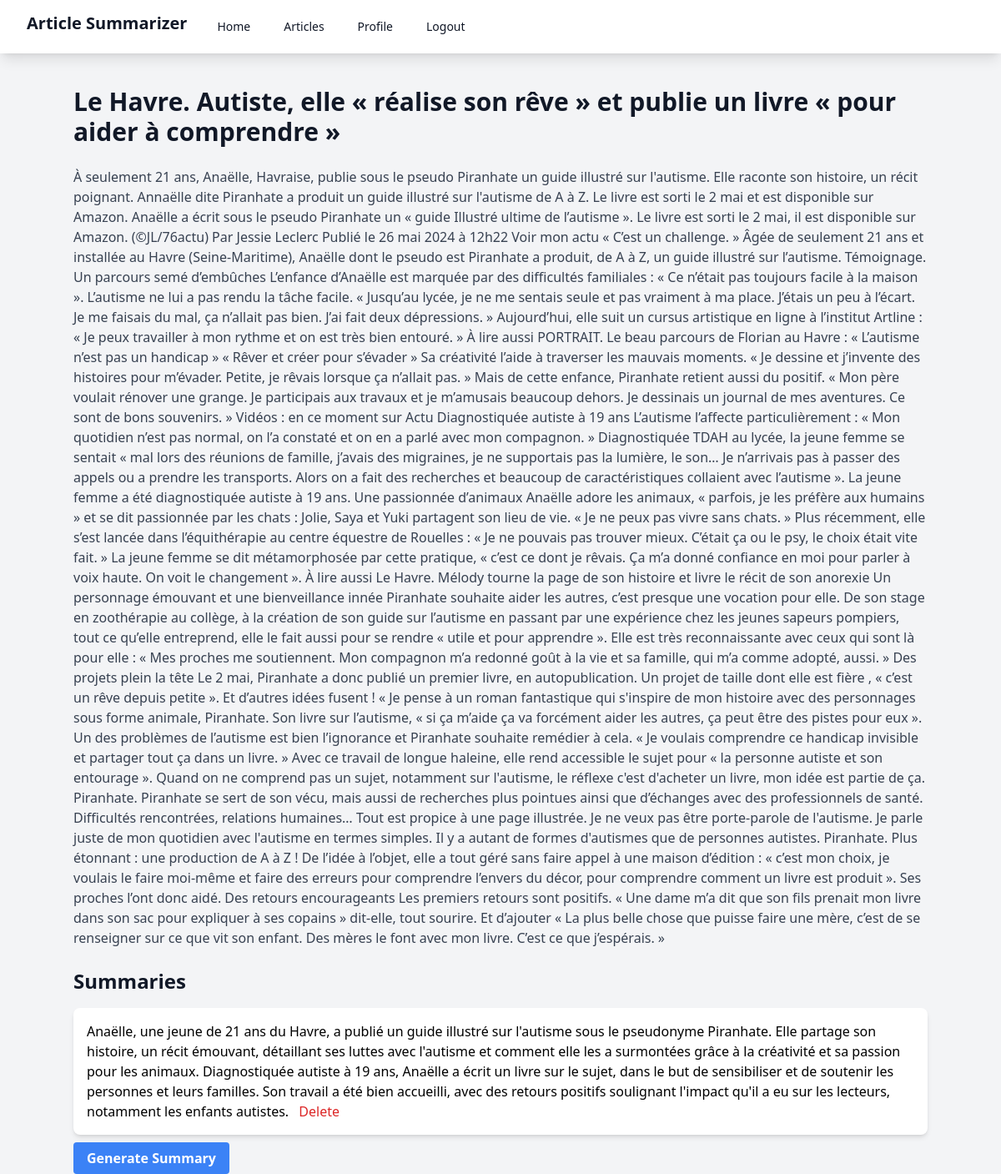
/article/4/ (signed in), run on the app's committed database.
### summarizer/models.py (models this page shows, shortened)
class Article(models.Model):
    title = models.CharField(max_length=200)
    content = models.TextField()
    user = models.ForeignKey(User, on_delete=models.CASCADE)
    created_at = models.DateTimeField(auto_now_add=True)
    category = models.ForeignKey(Category, on_delete=models.SET_NULL, null=True, blank=True)

class Summary(models.Model):
    article = models.ForeignKey(Article, on_delete=models.CASCADE, related_name='summaries')
    summary_text = models.TextField()
    created_at = models.DateTimeField(auto_now_add=True)

### summarizer/views.py (the view)
# urls.py: path('article/<int:pk>/', views.article_detail, name='article_detail'),
@login_required
def article_detail(request, pk):
    article = get_object_or_404(Article, pk=pk)
    return render(request, 'summarizer/article_detail.html', {'article': article})

### summarizer/templates/summarizer/article_detail.html (shortened to what this page needs)
{% extends 'summarizer/base.html' %}
{% block content %}
    <h1 class="text-3xl font-bold mb-6 text-gray-900">{{ article.title }}</h1>
    <p class="text-gray-700 mb-6">{{ article.content }}</p>
    <h2 class="text-2xl font-semibold mb-4 text-gray-900">Summaries</h2>
    <ul class="space-y-4 mb-4">
    {% for summary in article.summaries.all %}
        <li class="bg-white shadow-md rounded-lg p-4">
            {{ summary.summary_text }}
            <form action="{% url 'delete_summary' article.pk summary.pk %}" method="post" class="inline">
                <button type="submit" class="ml-2 text-red-600 hover:text-red-900">Delete</button>
            </form>
        </li>
    {% endfor %}
    </ul>
    <a href="{% url 'generate_summary' article.pk %}" class="bg-blue-500 hover:bg-blue-700 text-white font-bold py-2 px-4 rounded">Generate Summary</a>
{% endblock %}

### data on the page
Article: title "Le Havre. Autiste, elle « réalise son rêve » et publie un livre « pour aider à comprendre »", content "À seulement 21 ans, Anaëlle, Havraise, publie sous le pseudo Piranhate un guide illustré sur l'autisme. Elle raconte son histoire, un récit poignant. Annaëlle dite Piranhate a produit un guide illustré sur l'autisme de A à Z. Le livre est sorti le 2 mai et est disponible sur Amazon. Anaëlle a écrit sous le pseudo Piranhate un « guide Illustré ultime de l’autisme ». Le livre est sorti le 2 mai, il est disponible sur Amazon. (©JL/76actu) Par Jessie Leclerc Publié le 26 mai 2024 à 12h22 Voir mon actu « C’est un challenge. » Âgée de seulement 21 ans et installée au Havre (Seine-Maritime), Anaëlle dont le pseudo est Piranhate a produit, de A à Z, un guide illustré sur l’autisme. Témoignage. Un…"
Summary: summary_text "Anaëlle, une jeune de 21 ans du Havre, a publié un guide illustré sur l'autisme sous le pseudonyme Piranhate. Elle partage son histoire, un récit émouvant, détaillant ses luttes avec l'autisme et comment elle les a surmontées grâce à la créativité et sa passion pour les animaux. Diagnostiquée autiste à 19 ans, Anaëlle a écrit un livre sur le sujet, dans le but de sensibiliser et de soutenir les personnes et leurs familles. Son travail a été bien accueilli, avec des retours positifs soulignant l'impact qu'il a eu sur les lecteurs, notamment les enfants autistes."
